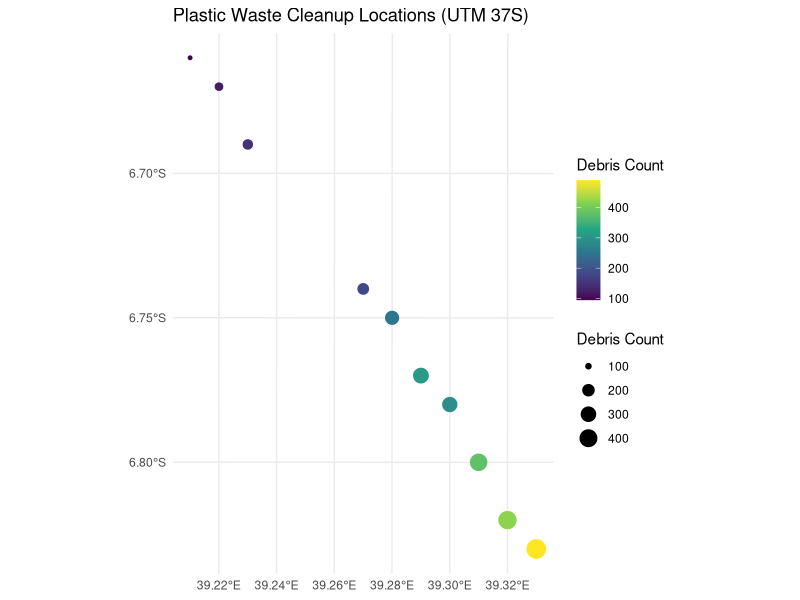

This chart was generated by the following R code:
## ---- chunk 1
#| message: false
library(tidyverse)
library(sf)
library(here)

# Load the cleanup stations tabular coordinates
cleanup_sites <- read_csv(here("data", "theme6_plastic_waste.csv"))
head(cleanup_sites)
## ---- chunk 2
# Convert to spatial object
cleanup_sites_sf <- st_as_sf(cleanup_sites, coords = c("lon", "lat"), crs = 4326)

# Reproject to UTM 37S
cleanup_sites_utm <- st_transform(cleanup_sites_sf, crs = 32737)

# Plot UTM Projected map
ggplot() +
  geom_sf(data = cleanup_sites_utm, aes(size = macroplastics_count, color = macroplastics_count)) +
  scale_color_viridis_c() +
  theme_minimal() +
  labs(
    title = "Plastic Waste Cleanup Locations (UTM 37S)",
    size = "Debris Count",
    color = "Debris Count"
  )
